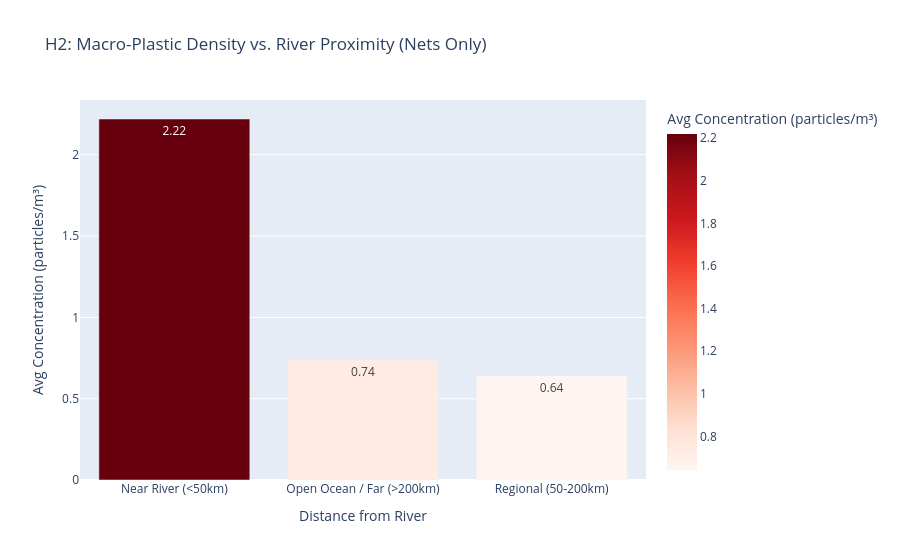
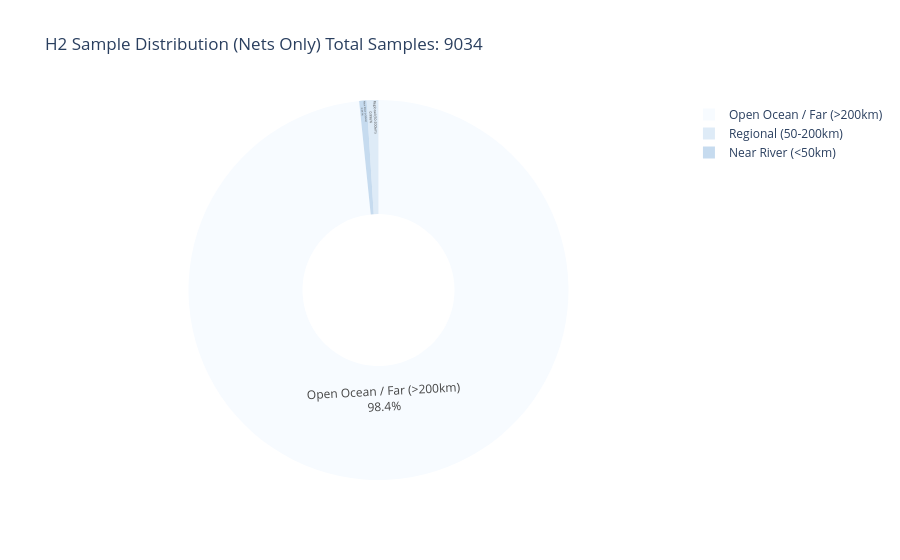
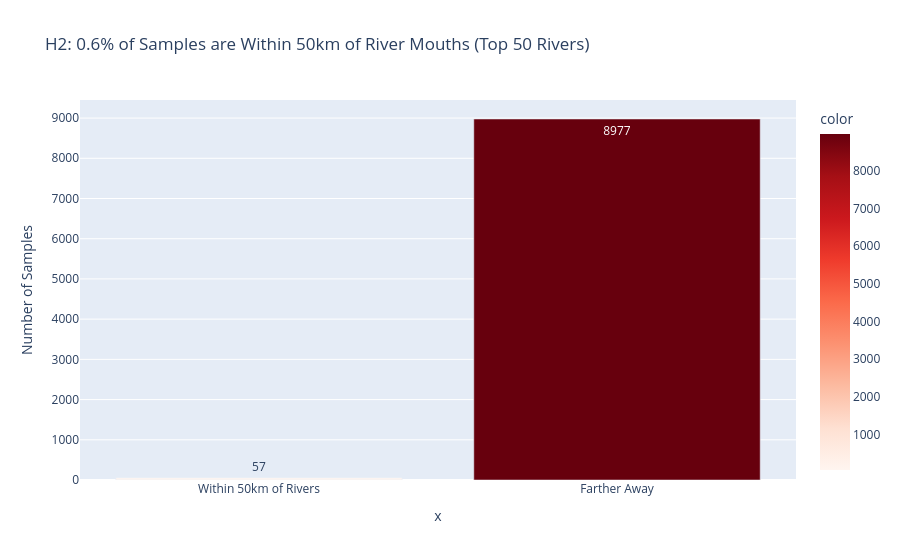

Here is the notebook cell these charts were saved with, in order:
### Code cell
# ──  5: Proximity plots ─────────────────────────────
plot_proximity_bar(summary, title_suffix=" (Nets Only)")
plot_proximity_pie(summary, total_samples=len(plastic_df))
plot_within_50km_bar(plastic_df, emission_df, title_suffix=" (Top 50 Rivers)")

### Figure 1 — Plotly figure (JSON) as saved in the notebook; plotly's stock layout.template omitted (floating-point values rounded to 4 significant figures)
{"data": [{"hovertemplate": "Distance from River=%{x}<br>Avg Concentration (particles/m³)=%{marker.color}<extra></extra>", "legendgroup": "", "marker": {"color": [2.22, 0.7382, 0.6418], "coloraxis": "coloraxis", "pattern": {"shape": ""}}, "name": "", "orientation": "v", "showlegend": false, "textposition": "auto", "texttemplate": "%{y:.2f}", "type": "bar", "x": ["Near River (<50km)", "Open Ocean / Far (>200km)", "Regional (50-200km)"], "xaxis": "x", "y": [2.22, 0.7382, 0.6418], "yaxis": "y"}], "layout": {"barmode": "relative", "coloraxis": {"colorbar": {"title": {"text": "Avg Concentration (particles/m³)"}}, "colorscale": [[0, "rgb(255,245,240)"], [0.125, "rgb(254,224,210)"], [0.25, "rgb(252,187,161)"], [0.375, "rgb(252,146,114)"], [0.5, "rgb(251,106,74)"], [0.625, "rgb(239,59,44)"], [0.75, "rgb(203,24,29)"], [0.875, "rgb(165,15,21)"], [1, "rgb(103,0,13)"]]}, "legend": {"tracegroupgap": 0}, "showlegend": false, "title": {"text": "H2: Macro-Plastic Density vs. River Proximity (Nets Only)"}, "xaxis": {"anchor": "y", "domain": [0, 1], "title": {"text": "Distance from River"}}, "yaxis": {"anchor": "x", "domain": [0, 1], "title": {"text": "Avg Concentration (particles/m³)"}}}}

### Figure 2 — Plotly figure (JSON) as saved in the notebook; plotly's stock layout.template omitted (floating-point values rounded to 4 significant figures)
{"data": [{"domain": {"x": [0, 1], "y": [0, 1]}, "hole": 0.4, "hovertemplate": "proximity_zone=%{label}<br>sample_count=%{value}<extra></extra>", "labels": ["Near River (<50km)", "Open Ocean / Far (>200km)", "Regional (50-200km)"], "legendgroup": "", "name": "", "showlegend": true, "textinfo": "percent+label", "textposition": "inside", "type": "pie", "values": [57, 8887, 90]}], "layout": {"legend": {"tracegroupgap": 0}, "piecolorway": ["rgb(247,251,255)", "rgb(222,235,247)", "rgb(198,219,239)", "rgb(158,202,225)", "rgb(107,174,214)", "rgb(66,146,198)", "rgb(33,113,181)", "rgb(8,81,156)", "rgb(8,48,107)"], "title": {"text": "H2 Sample Distribution (Nets Only)\nTotal Samples: 9034"}}}

### Figure 3 — Plotly figure (JSON) as saved in the notebook; plotly's stock layout.template omitted (floating-point values rounded to 4 significant figures)
{"data": [{"hovertemplate": "x=%{x}<br>y=%{y}<br>color=%{marker.color}<extra></extra>", "legendgroup": "", "marker": {"color": [57, 8977], "coloraxis": "coloraxis", "pattern": {"shape": ""}}, "name": "", "orientation": "v", "showlegend": false, "textposition": "auto", "texttemplate": "%{y}", "type": "bar", "x": ["Within 50km of Rivers", "Farther Away"], "xaxis": "x", "y": [57, 8977], "yaxis": "y"}], "layout": {"barmode": "relative", "coloraxis": {"colorbar": {"title": {"text": "color"}}, "colorscale": [[0, "rgb(255,245,240)"], [0.125, "rgb(254,224,210)"], [0.25, "rgb(252,187,161)"], [0.375, "rgb(252,146,114)"], [0.5, "rgb(251,106,74)"], [0.625, "rgb(239,59,44)"], [0.75, "rgb(203,24,29)"], [0.875, "rgb(165,15,21)"], [1, "rgb(103,0,13)"]]}, "legend": {"tracegroupgap": 0}, "showlegend": false, "title": {"text": "H2: 0.6% of Samples are Within 50km of River Mouths (Top 50 Rivers)"}, "xaxis": {"anchor": "y", "domain": [0, 1], "title": {"text": "x"}}, "yaxis": {"anchor": "x", "domain": [0, 1], "title": {"text": "Number of Samples"}}}}
